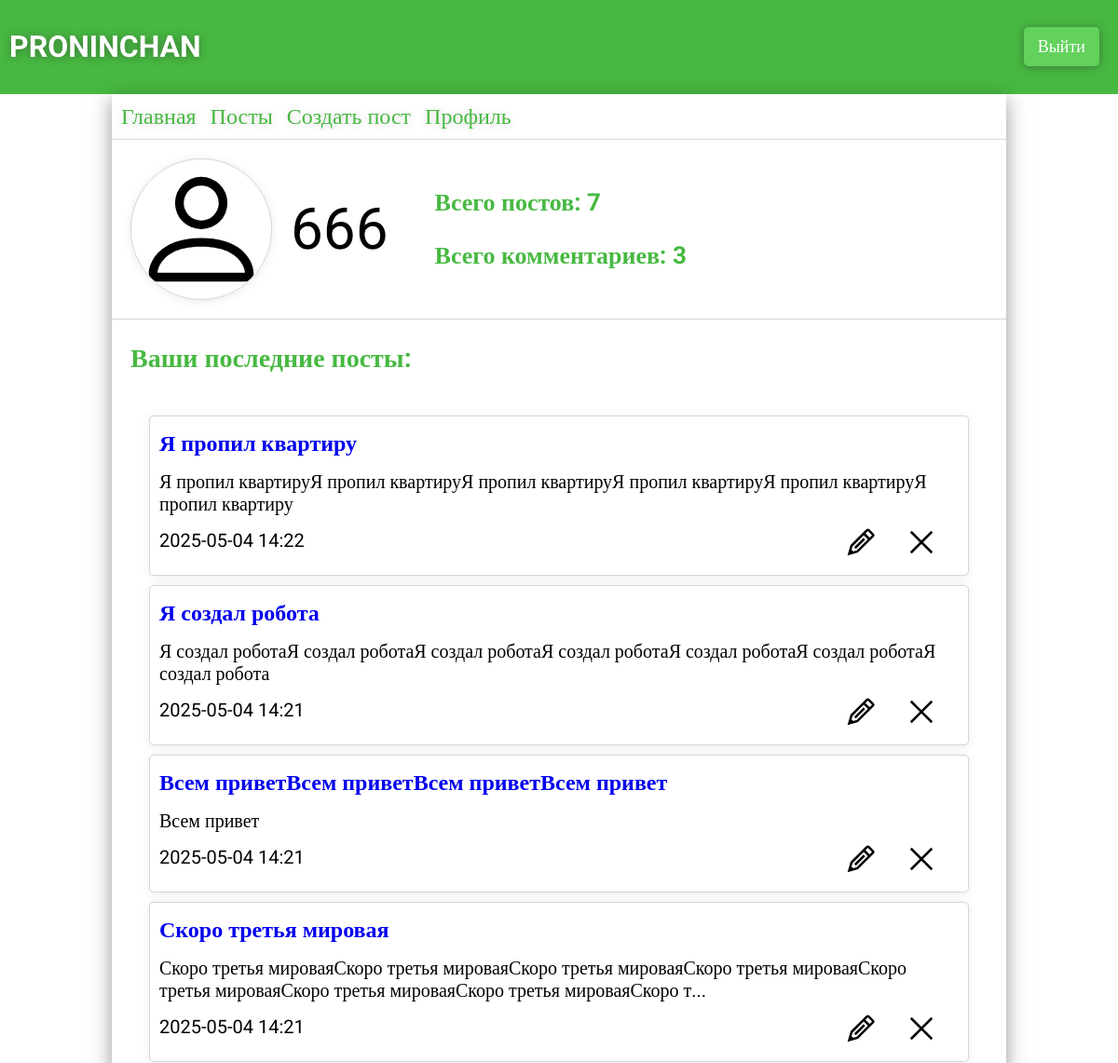
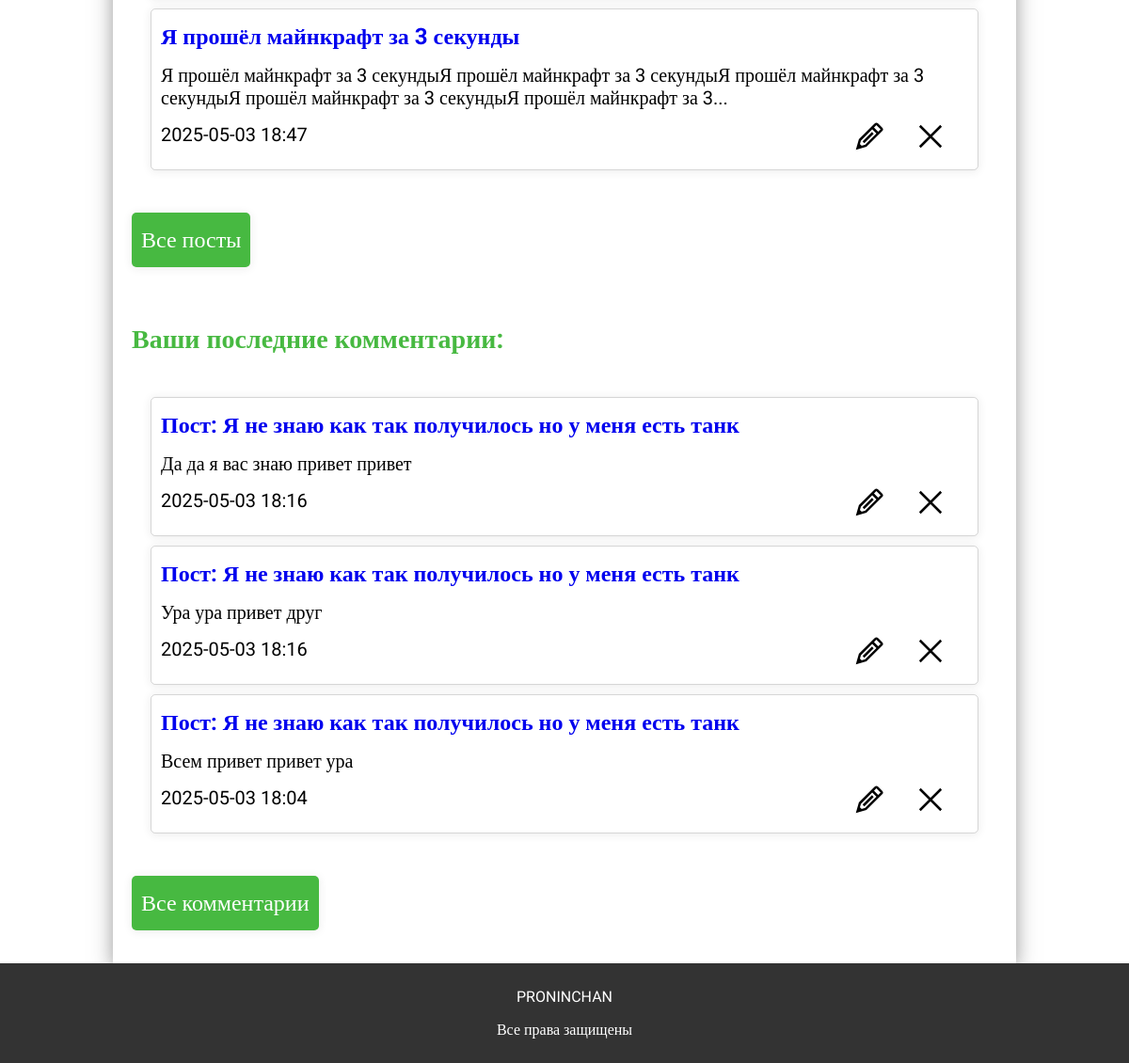
/profile (signed in), run on an earlier commit of the app's database (2 pictures, top to bottom).
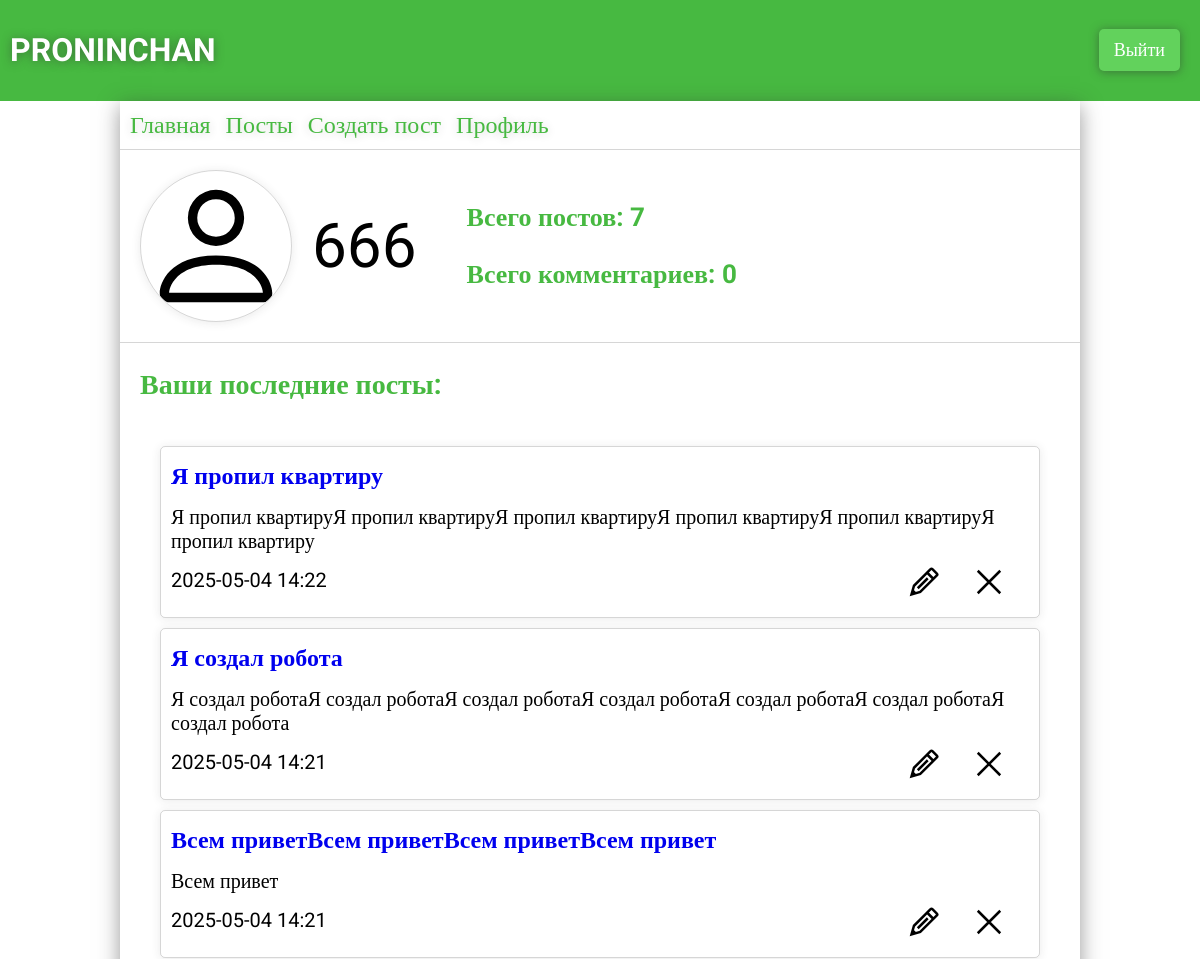
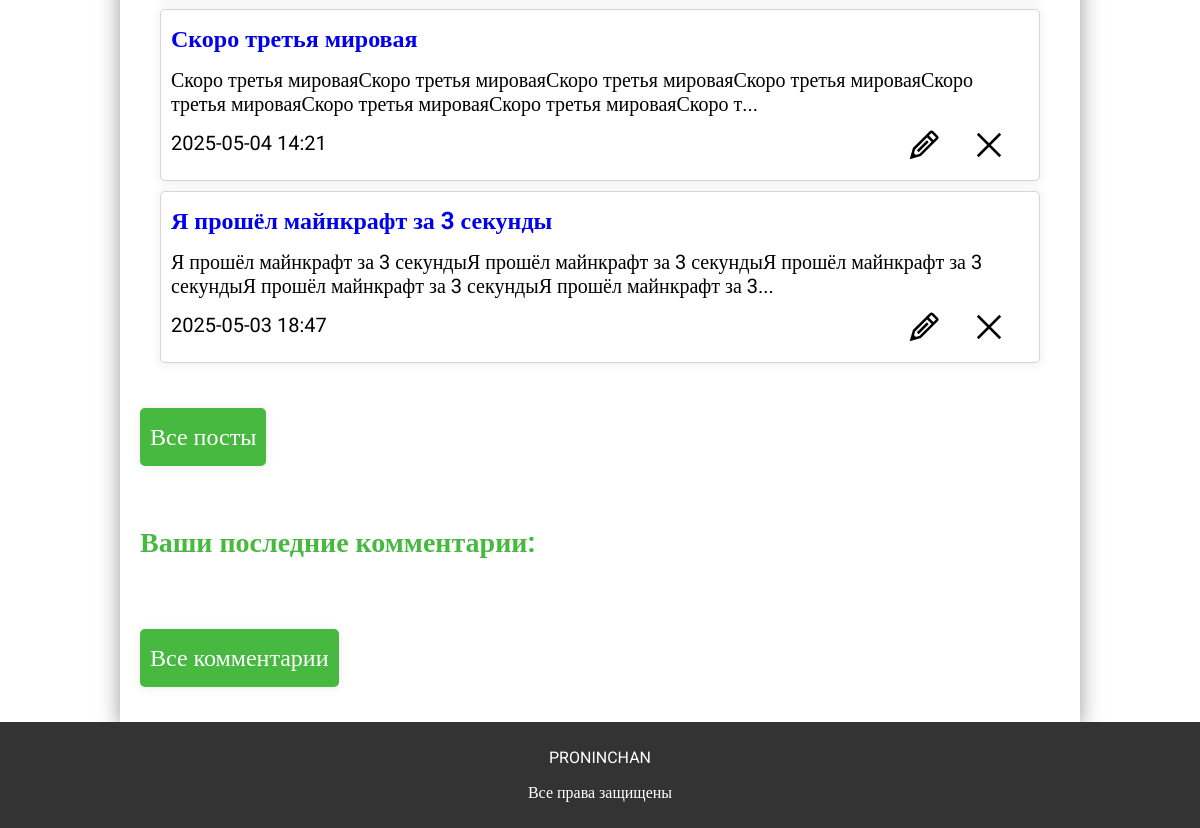
And on a later commit of the database (2 pictures, top to bottom).
### app.py (models this page shows)
class Users(db.Model):
    __tablename__ = 'users'
    id = db.Column(db.Integer, primary_key=True)
    username = db.Column(db.String(32), unique=True, nullable=False)
    photo = db.Column(db.BLOB)
    email = db.Column(db.String(64), unique=True, nullable=False)
    password = db.Column(db.String(30), nullable=False)
    access = db.Column(db.String(64), nullable=False, default='user')

class ForumPosts(db.Model):
    __tablename__ = 'forum_posts'
    id = db.Column(db.Integer, primary_key=True)
    user_id = db.Column(db.Integer, db.ForeignKey('users.id'), nullable=False)
    theme = db.Column(db.String(124), nullable=False)
    text = db.Column(db.Text, nullable=False)
    section_id = db.Column(db.Integer, db.ForeignKey('forum_sections.id'), nullable=False)
    category_id = db.Column(db.Integer, db.ForeignKey('forum_categories.id'), nullable=False)
    created_at = db.Column(db.DateTime, default=datetime.now)
    user = db.relationship("Users", backref="posts")
    sections = db.relationship("ForumSections")
    categories = db.relationship("ForumCategory")

class ForumComments(db.Model):
    __tablename__ = 'forum_comments'
    id = db.Column(db.Integer, primary_key=True)
    user_id = db.Column(db.Integer, db.ForeignKey('users.id'), nullable=False)
    text = db.Column(db.Text, nullable=False)
    created_at = db.Column(db.DateTime, default=datetime.now)
    post_id = db.Column(db.Integer, db.ForeignKey('forum_posts.id'), nullable=False)
    user = db.relationship("Users", backref="comments")
    post = db.relationship('ForumPosts', backref='comments')

### app.py (the view)
@app.route('/profile')
def profile():
    if 'user' in session:
        user = Users.query.filter_by(id=session['user']).first()
        user_posts =  ForumPosts.query.filter_by(user_id=session['user']).order_by(ForumPosts.created_at.desc()).limit(5).all()
        user_comments = ForumComments.query.filter_by(user_id=session['user']).order_by(ForumComments.created_at.desc()).limit(5).all()
        c_total = ForumComments.query.filter_by(user_id=session['user']).count()
        p_total = ForumPosts.query.filter_by(user_id=session['user']).count()
        return render_template('profile.html', user = user, posts=user_posts,
                               comments=user_comments, c_total=c_total,p_total=p_total)
    return render_template('profile.html')

### templates/profile.html (shortened to what this page needs)
{% extends 'base.html' %}
{% block main %}
<link rel="stylesheet" href="{{ url_for('static', filename='css/profile.css') }}">
{% if session['user'] %}
<div class="profile">
    <div class="profile-container">
        <div class="profile-person">
            <div class="profile-person-img">
                <img src="{{user.photo if user.photo else '../static/img/person.svg'}}" alt="" style="cursor: pointer;">
            </div>
            <p>{{user.username}}</p>
        </div>
        <div class="profile-data">
            <p>Всего постов: {{p_total}}</p>
            <p>Всего комментариев: {{c_total}}</p>
        </div>
    </div>
    <div class="commentsposts">
        <p>Ваши последние посты:</p>
        <div class="commentsposts-container">
            {% for post in posts %}
            <div class="commentsposts-container-post">
                <div class="commentsposts-container-post-edit">
                    <img src="../static/img/Edit.svg" alt="" class="edit-post">
                    <img src="../static/img/Close.svg" alt="" class="delete-post">
                </div>
                <a href="{{url_for('post', post=post.id)}}">{{post.theme}}</a>
                <p>{{post.text | truncate(150, True, '...')}}</p>
                <p>{{post.created_at.strftime('%Y-%m-%d %H:%M')}}</p>
            </div>
            {% endfor %}
        </div>
        <button><a href="{{url_for('user_posts')}}">Все посты</a></button>
    </div>
    <div  class="commentsposts">
        <p>Ваши последние комментарии:</p>
        <div class="commentsposts-container">
            {% for comment in comments %}
            <div class="commentsposts-container-post" id="comment-{{comment.id}}">
                <div class="commentsposts-container-post-edit">
                    <img src="../static/img/Edit.svg" alt="" class="edit-comment">
                    <img src="../static/img/Close.svg" alt="" class="delete-comment" data-comment-id="{{comment.id}}">
                </div>
                <a href="{{url_for('post', post=comment.post_id)}}">Пост: {{comment.post.theme}}</a>
                <p>{{comment.text | truncate(100, True, '...')}}</p>
                <p>{{comment.created_at.strftime('%Y-%m-%d %H:%M')}}</p>
            </div>
            {% endfor %}
        </div>
        <button><a href="{{url_for('user_comments')}}">Все комментарии</a></button>
    </div>
</div>
{% else %}
    <div class="login">
        <h2>Войдите в аккаунт</h2>
    </div>
{% endif %}
{% endblock %}

### templates/base.html (shortened to what this page needs)
<!DOCTYPE html>
<html lang="en">
<head>
    <link rel="stylesheet" href="{{ url_for('static', filename='css/base.css') }}">
</head>
<body>
    <header class="header">
        <h1>PRONINCHAN</h1>
        <div>
            {% if not session['user'] %}
            <button id="reg-btn">Регистрация</button>
            <button class="hidden" id="log-btn">Вход:</button>
            <form action="" id="log-form">
                <p id="log-message">Вход</p>
                <input type="text" name="login" id="login" placeholder="Имя">
                <input type="password" name="password" id="password" placeholder="Пароль">
                <button>Войти</button>
            </form>
            <form action="" class="hidden" id="reg-form">
                <p id="reg-message">Регистрация</p>
                <input type="text" name="loginreg" id="loginreg" placeholder="Имя">
                <input type="text" name="emailreg" id="email" placeholder="Почта">
                <input type="password" name="passwordreg" id="passwordreg" placeholder="Пароль">
                <button>Зарегистрироваться</button>
            </form>
            {% else %}
                <button><a href="logout">Выйти</a></button>
            {% endif %}
        </div>
    </header>
    <main class="main">
        <div class="main-links">
            <a href="{{url_for('main')}}">Главная</a>
            <a href="{{url_for('posts')}}">Посты</a>
            <a href="{{url_for('create')}}">Создать пост</a>
            <a href="{{url_for('profile')}}">Профиль</a>
        </div>
        {% block main %}{% endblock %}
    </main>
    <footer class="footer">
        <p>PRONINCHAN</p>
        <p>Все права защищены</p>
    </footer>
</body>
</html>

### static/css/base.css (style rules this page uses)
* { font-family: "Roboto"; }
body { margin: 0; padding: 0; display: flex; flex-direction: column; min-height: 100vh; }
header { padding: 10px; background-color: #47b941; display: flex; justify-content: space-between; align-items: center; }
header h1 { color: white; text-shadow: 0 1px 10px rgba(51, 51, 51, 0.5); }
header div { display: flex; align-items: center; }
header div button { padding: 10px 15px; border: none; border-radius: 5px; background-color: #62d25c; color: white; margin-right: 10px; font-size: 18px; cursor: pointer; transition: 0.3s ease; box-shadow: 0 1px 10px rgba(51, 51, 51, 0.5); }
header div button a { text-decoration: none; color: white; }
.main { box-shadow: 0px 5px 20px rgba(51, 51, 51, 0.5); width: 80%; margin: 0 auto; display: flex; flex-direction: column; flex: 1; }
.main .main-links { padding: 10px; display: flex; gap: 15px; font-size: 24px; border-bottom: 1px solid rgba(51, 51, 51, 0.2); }
.main .main-links a { text-decoration: none; color: #47b941; transition: 0.3s ease; text-shadow: 0 1px 10px rgba(51, 51, 51, 0.2); }
.footer { background-color: rgb(51, 51, 51); color: white; text-align: center; padding: 10px; }

### static/css/profile.css (style rules this page uses)
.profile .profile-container { display: flex; align-items: center; padding: 20px; border-bottom: 1px solid rgba(51, 51, 51, 0.2); }
.profile .profile-person { display: flex; align-items: center; cursor: pointer; }
.profile .profile-person p { font-size: 62px; margin: 0; margin-left: 20px; }
.profile .profile-person .profile-person-img { position: relative; width: 150px; height: 150px; border-radius: 50%; overflow: hidden; box-shadow: 0 1px 10px rgba(51, 51, 51, 0.1); border: 1px solid rgba(51, 51, 51, 0.2); }
.profile .profile-person .profile-person-img img { position: absolute; width: 100%; cursor: pointer; }
.profile .profile-data { color: #47b941; font-weight: bolder; margin-left: 50px; font-size: 26px; }
.commentsposts { padding: 20px; font-size: 20px; }
.commentsposts p:first-child { color: #47b941; font-weight: bolder; font-size: 28px; margin: 15px 0; margin-top: 5px; }
.commentsposts button { background-color: #47b941; padding: 15px 10px; margin: 15px 0; box-shadow: 0 1px 10px rgba(51, 51, 51, 0.1); border: none; border-radius: 5px; transition: 0.3s ease; }
.commentsposts button a { font-size: 24px; text-decoration: none; color: white; }
.commentsposts .commentsposts-container { padding: 20px; }
.commentsposts .commentsposts-container .commentsposts-container-post { position: relative; border-radius: 5px; box-shadow: 0 1px 10px rgba(51, 51, 51, 0.1); border: 1px solid rgba(51, 51, 51, 0.2); padding: 10px; padding-top: 15px; margin: 10px 0; }
.commentsposts .commentsposts-container .commentsposts-container-post a { text-decoration: none; font-weight: bolder; font-size: 24px; margin: 15px 0; }
.commentsposts .commentsposts-container .commentsposts-container-post p { margin: 15px 0; }
.commentsposts .commentsposts-container .commentsposts-container-post .commentsposts-container-post-edit { position: absolute; right: 20px; bottom: 0; }
.commentsposts .commentsposts-container .commentsposts-container-post .commentsposts-container-post-edit img { width: 30px; margin: 15px 15px; transition: 0.2s ease; }

What changed in the data, as far as the page shows it:
removed ForumComments: post.theme "Я не знаю как так получилось но у меня есть танк", text "Да да я вас знаю привет привет", created_at "2025-05-03 18:16"
removed ForumComments: post.theme "Я не знаю как так получилось но у меня есть танк", text "Ура ура привет друг", created_at "2025-05-03 18:16"
removed ForumComments: post.theme "Я не знаю как так получилось но у меня есть танк", text "Всем привет привет ура", created_at "2025-05-03 18:04"
Also different on the page:
{{ c_total }}: "3" → "0"
